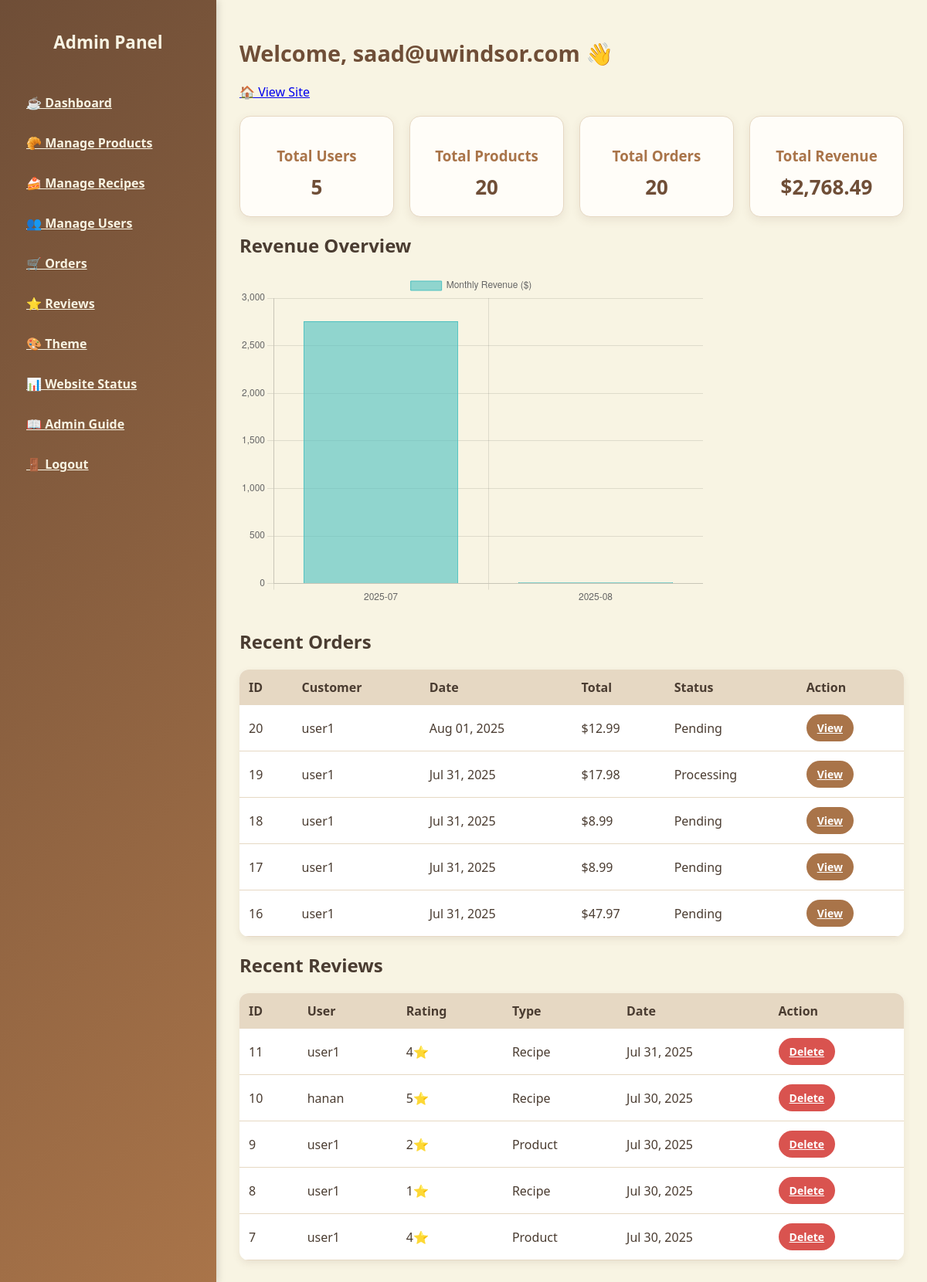
The page /admin/dashboard.php (signed in) on the database its author committed.
### tables this page shows
CREATE TABLE `orders` (
  `id` int(11) NOT NULL,
  `user_id` int(11) DEFAULT NULL,
  `total` decimal(10,2) NOT NULL,
  `status` varchar(20) DEFAULT 'pending',
  `shipping_address` text DEFAULT NULL,
  `payment_method` varchar(50) DEFAULT NULL,
  `created_at` timestamp NOT NULL DEFAULT current_timestamp(),
  `updated_at` timestamp NOT NULL DEFAULT current_timestamp() ON UPDATE current_timestamp(),
  `name` varchar(255) NOT NULL,
  `email` varchar(255) NOT NULL
);

CREATE TABLE `users` (
  `id` int(11) NOT NULL,
  `username` varchar(50) NOT NULL,
  `email` varchar(100) NOT NULL,
  `password` varchar(255) NOT NULL,
  `first_name` varchar(50) DEFAULT NULL,
  `last_name` varchar(50) DEFAULT NULL,
  `address` text DEFAULT NULL,
  `phone` varchar(20) DEFAULT NULL,
  `is_admin` tinyint(1) DEFAULT 0,
  `is_active` tinyint(1) DEFAULT 1,
  `created_at` timestamp NOT NULL DEFAULT current_timestamp(),
  `updated_at` timestamp NOT NULL DEFAULT current_timestamp() ON UPDATE current_timestamp()
);

CREATE TABLE `reviews` (
  `id` int(11) NOT NULL,
  `user_id` int(11) DEFAULT NULL,
  `product_id` int(11) DEFAULT NULL,
  `recipe_id` int(11) DEFAULT NULL,
  `item_type` text NOT NULL,
  `rating` int(11) NOT NULL CHECK (`rating` between 1 and 5),
  `comment` text DEFAULT NULL,
  `created_at` timestamp NOT NULL DEFAULT current_timestamp()
);

### includes/db.php (called while the page is built, shortened)
<?php
class Database {
    private $host = DB_HOST;
    private $user = DB_USER;
    private $pass = DB_PASS;
    private $dbname = DB_NAME;
    private $dbh;
    private $stmt;
    public function __construct() {
        $dsn = 'mysql:host=' . $this->host . ';dbname=' . $this->dbname;
        $options = array(
            PDO::ATTR_PERSISTENT => true,
            PDO::ATTR_ERRMODE => PDO::ERRMODE_EXCEPTION
        );
        try {
            $this->dbh = new PDO($dsn, $this->user, $this->pass, $options);
        } catch(PDOException $e) {
            $this->error = $e->getMessage();
            echo $this->error;
        }
    }
    public function query($sql) {
        $this->stmt = $this->dbh->prepare($sql);
    }
    public function bind($param, $value, $type = null) {
        if (is_null($type)) {
            switch (true) {
                case is_int($value):
                    $type = PDO::PARAM_INT;
                    break;
            }
        }
        $this->stmt->bindValue($param, $value, $type);
    }
    public function execute() {
        return $this->stmt->execute();
    }
    public function resultSet() {
        $this->execute();
        return $this->stmt->fetchAll(PDO::FETCH_OBJ);
    }
    public function single() {
        $this->execute();
        return $this->stmt->fetch(PDO::FETCH_OBJ);
    }
}
?>

### admin/dashboard.php (the view, shortened to what this page needs)
<?php
$db = new Database();
$db->query("SELECT COUNT(*) as total FROM users");
$users_count = $db->single()->total ?? 0;
$db->query("SELECT COUNT(*) as total FROM products");
$products_count = $db->single()->total ?? 0;
$db->query("SELECT COUNT(*) as total FROM orders");
$orders_count = $db->single()->total ?? 0;
$db->query("SELECT SUM(total) as revenue FROM orders");
$revenue = $db->single()->revenue ?? 0;
$db->query("SELECT DATE_FORMAT(created_at, '%Y-%m') as month, SUM(total) as monthly_revenue
            FROM orders
            GROUP BY month
            ORDER BY month ASC");
$monthly_data = $db->resultSet();
$months = [];
$revenues = [];
foreach ($monthly_data as $data) {
    $months[] = $data->month;
    $revenues[] = $data->monthly_revenue;
}
?>
<!DOCTYPE html>
<html lang="en">
<head>
  <link rel="stylesheet" href="../assets/css/admin.css">
</head>
<body>
<div class="admin-layout">
    <aside class="admin-sidebar">
        <h2>Admin Panel</h2>
        <ul>
            <li><a href="dashboard.php">☕ Dashboard</a></li>
            <li><a href="manage-products.php">🥐 Manage Products</a></li>
            <li><a href="manage-recipes.php">🍰 Manage Recipes</a></li>
            <li><a href="manage-users.php">👥 Manage Users</a></li>
            <li><a href="manage-orders.php">🛒 Orders</a></li>
            <li><a href="manage-reviews.php">⭐ Reviews</a></li>
            <li><a href="theme-settings.php">🎨 Theme</a></li>
            <li><a href="status.php">📊 Website Status</a></li>
            <li><a href="admin-guide.php">📖 Admin Guide</a></li>
            <li><a href="../public/logout.php">🚪 Logout</a></li>
        </ul>
    </aside>
    <div class="admin-content">
        <header class="admin-header">
            <h1>Welcome, <?= htmlspecialchars($_SESSION['username']); ?> 👋</h1>
            <nav>
                <a href="../public/index.php">🏠 View Site</a>
            </nav>
        </header>
        <div class="admin-stats">
            <div class="stat-card">
                <h3>Total Users</h3>
                <div class="stat-number"><?= $users_count ?></div>
            </div>
            <div class="stat-card">
                <h3>Total Products</h3>
                <div class="stat-number"><?= $products_count ?></div>
            </div>
            <div class="stat-card">
                <h3>Total Orders</h3>
                <div class="stat-number"><?= $orders_count ?></div>
            </div>
            <div class="stat-card">
                <h3>Total Revenue</h3>
                <div class="stat-number">$<?= number_format($revenue, 2) ?></div>
            </div>
        </div>
        <h2>Revenue Overview</h2>
        <canvas id="revenueChart" style="max-width: 600px; margin-bottom: 30px;"></canvas>
        <h2>Recent Orders</h2>
        <table class="admin-table">
            <thead>
                <tr>
                    <th>ID</th>
                    <th>Customer</th>
                    <th>Date</th>
                    <th>Total</th>
                    <th>Status</th>
                    <th>Action</th>
                </tr>
            </thead>
            <tbody>
            <?php
            $db->query("SELECT o.id, o.total, o.status, o.created_at, u.username
                        FROM orders o
                        JOIN users u ON o.user_id = u.id
                        ORDER BY o.created_at DESC LIMIT 5");
            $orders = $db->resultSet();
            foreach ($orders as $order): ?>
                <tr>
                    <td><?= $order->id ?></td>
                    <td><?= htmlspecialchars($order->username) ?></td>
                    <td><?= date("M d, Y", strtotime($order->created_at)) ?></td>
                    <td>$<?= number_format($order->total, 2) ?></td>
                    <td><?= ucfirst($order->status) ?></td>
                    <td><a href="order-details.php?id=<?= $order->id ?>" class="btn btn-sm btn-edit">View</a></td>
                </tr>
            <?php endforeach; ?>
            </tbody>
        </table>
        <h2>Recent Reviews</h2>
        <table class="admin-table">
            <thead>
                <tr>
                    <th>ID</th>
                    <th>User</th>
                    <th>Rating</th>
                    <th>Type</th>
                    <th>Date</th>
                    <th>Action</th>
                </tr>
            </thead>
            <tbody>
            <?php
            $db->query("SELECT r.id, r.rating, r.created_at, u.username,
                        CASE WHEN r.product_id IS NOT NULL THEN 'Product' ELSE 'Recipe' END as type
                        FROM reviews r
                        JOIN users u ON r.user_id = u.id
                        ORDER BY r.created_at DESC LIMIT 5");
            $reviews = $db->resultSet();
            foreach ($reviews as $review): ?>
                <tr>
                    <td><?= $review->id ?></td>
                    <td><?= htmlspecialchars($review->username) ?></td>
                    <td><?= $review->rating ?>⭐</td>
                    <td><?= $review->type ?></td>
                    <td><?= date("M d, Y", strtotime($review->created_at)) ?></td>
                    <td><a href="#" class="btn btn-sm btn-delete">Delete</a></td>
                </tr>
            <?php endforeach; ?>
            </tbody>
        </table>
    </div>
</div>
<script>
const ctx = document.getElementById('revenueChart').getContext('2d');
const revenueChart = new Chart(ctx, {
    type: 'bar', // or 'line'
    data: {
        labels: <?= json_encode($months) ?>,
        datasets: [{
            label: 'Monthly Revenue ($)',
            data: <?= json_encode($revenues) ?>,
            backgroundColor: 'rgba(75, 192, 192, 0.6)',
            borderColor: 'rgba(75, 192, 192, 1)',
            borderWidth: 1
        }]
    },
    options: {
        responsive: true,
        scales: {
            y: { beginAtZero: true }
        }
    }
});
</script>
</body>
</html>

### assets/css/admin.css (style rules this page uses)
body { font-family: 'Segoe UI', Arial, sans-serif; background: #F8F4E3; color: #4A3C31; margin: 0; }
.admin-layout { display: flex; min-height: 100vh; }
.admin-sidebar { width: 240px; background: linear-gradient(135deg, #6F4E37, #A97449); padding: 20px; display: flex; flex-direction: column; box-shadow: 2px 0 10px rgba(0, 0, 0, 0.15); }
.admin-sidebar h2 { color: #F8F4E3; text-align: center; margin-bottom: 1rem; font-size: 1.4rem; }
.admin-sidebar ul { list-style: none; padding: 0; }
.admin-sidebar li { margin: 10px 0; }
.admin-sidebar a { display: block; padding: 10px 14px; border-radius: 10px; color: #F8F4E3; font-weight: 600; transition: 0.3s; }
.admin-content { flex: 1; padding: 30px; max-width: 1100px; margin: 0 auto; }
.admin-content h1 { font-size: 1.8rem; color: #6F4E37; }
.admin-stats { display: grid; grid-template-columns: repeat(auto-fit, minmax(200px, 1fr)); gap: 20px; margin: 20px 0; }
.stat-card { background: #FFFDF8; padding: 20px; border-radius: 14px; box-shadow: 0 4px 12px rgba(111, 78, 55, 0.1); text-align: center; border: 1px solid #E6D8C3; transition: transform 0.3s ease; }
.stat-card h3 { color: #A97449; margin-bottom: 10px; }
.stat-number { font-size: 26px; font-weight: bold; color: #6F4E37; }
.admin-table { width: 100%; border-collapse: collapse; margin-top: 20px; background: white; border-radius: 12px; overflow: hidden; box-shadow: 0 4px 10px rgba(111, 78, 55, 0.1); }
.admin-table th { background: #E6D8C3; padding: 12px; text-align: left; color: #4A3C31; }
.admin-table td { padding: 12px; border-bottom: 1px solid #E6D8C3; }
a.btn { display: inline-flex; align-items: center; gap: 6px; padding: 8px 14px; font-size: 14px; font-weight: 600; border-radius: 20px; transition: 0.3s; }
.btn-edit { background: #A97449; color: white; padding: 6px 10px; font-size: 12px; border-radius: 8px; }
.btn-delete { background: #D9534F; color: white; padding: 6px 10px; font-size: 12px; border-radius: 8px; }

### rows shown on the page
orders: id "20", user.username "user1", created_at "Aug 01, 2025", total "12.99", status "Pending"
orders: id "19", user.username "user1", created_at "Jul 31, 2025", total "17.98", status "Processing"
orders: id "18", user.username "user1", created_at "Jul 31, 2025", total "8.99", status "Pending"
orders: id "17", user.username "user1", created_at "Jul 31, 2025", total "8.99", status "Pending"
orders: id "16", user.username "user1", created_at "Jul 31, 2025", total "47.97", status "Pending"
reviews: id "11", user.username "user1", rating "4", type "Recipe", created_at "Jul 31, 2025"
reviews: id "10", user.username "hanan", rating "5", type "Recipe", created_at "Jul 30, 2025"
reviews: id "9", user.username "user1", rating "2", type "Product", created_at "Jul 30, 2025"
reviews: id "8", user.username "user1", rating "1", type "Recipe", created_at "Jul 30, 2025"
reviews: id "7", user.username "user1", rating "4", type "Product", created_at "Jul 30, 2025"

### other values the page prints
$_SESSION['username'] "saad@uwindsor.com"
$users_count "5"
$products_count "20"
$orders_count "20"
$revenue "2,768.49"
chart data {{ json_encode($months) }} ["2025-07","2025-08"]
chart data {{ json_encode($revenues) }} ["2755.50","12.99"]
